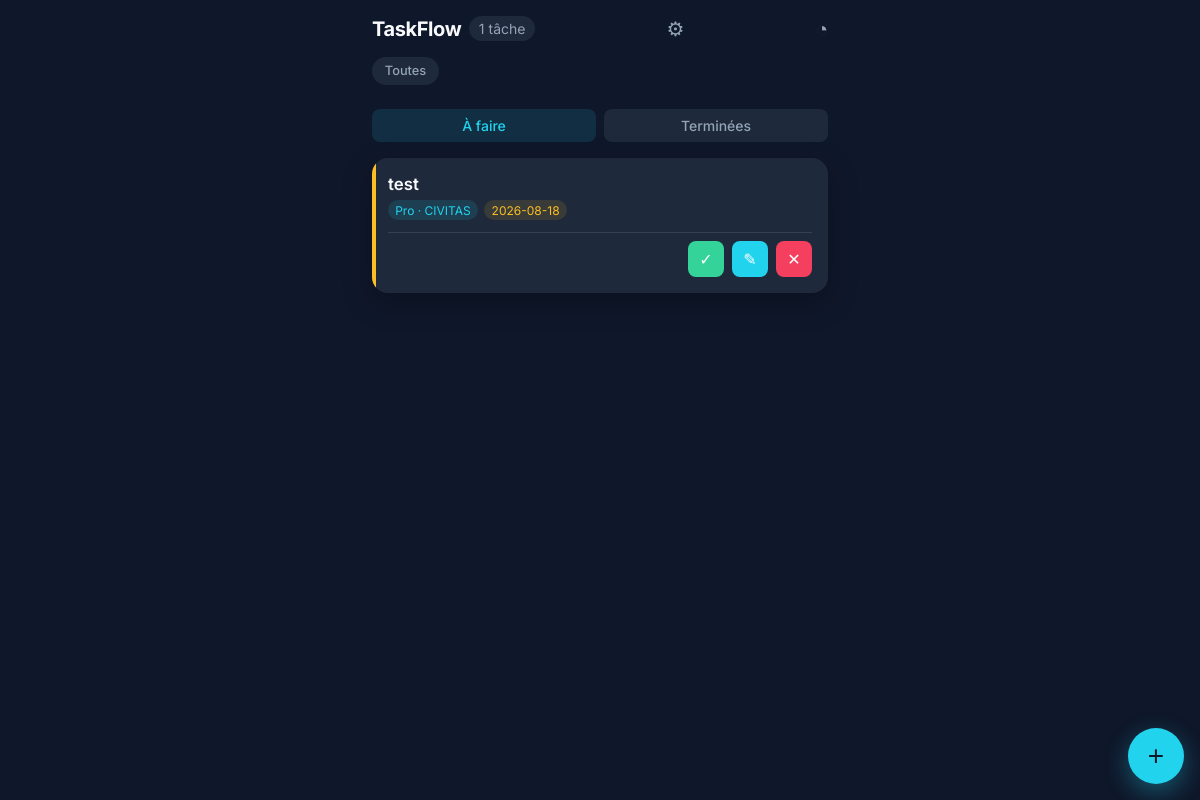
Page /?category=Pro on the earlier database version.
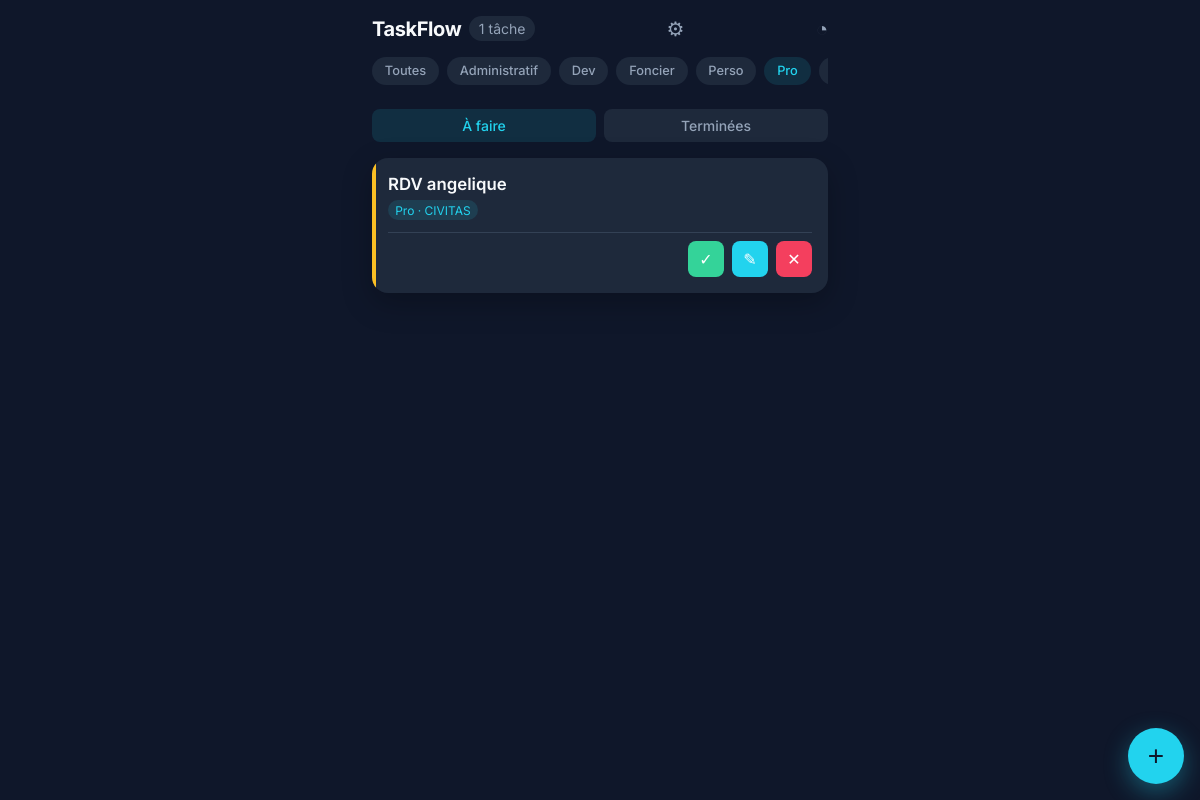
Same page on the later database version.
### tables this page shows
CREATE TABLE tasks (id INTEGER PRIMARY KEY AUTOINCREMENT, title TEXT NOT NULL, category TEXT NOT NULL, subcategory TEXT, priority INTEGER CHECK(priority BETWEEN 1 AND 3), due_at TEXT, done INTEGER DEFAULT 0, created_at TEXT DEFAULT CURRENT_TIMESTAMP, done_at TEXT);

### src/TaskRepository.php (called while the page is built, shortened)
<?php
final class TaskRepository
{
    private PDO $pdo;
    public function __construct(PDO $pdo)
    {
        $this->pdo = $pdo;
        $this->ensureSchema();
        $this->seedDefaults();
    }
    private function ensureSchema(): void
    {
        $this->pdo->exec('CREATE TABLE IF NOT EXISTS tasks (id INTEGER PRIMARY KEY AUTOINCREMENT, title TEXT NOT NULL, category TEXT NOT NULL, subcategory TEXT, priority INTEGER CHECK(priority BETWEEN 1 AND 3), due_at TEXT, done INTEGER DEFAULT 0, done_at TEXT, created_at TEXT DEFAULT CURRENT_TIMESTAMP)');
        $this->migrateCategoriesSchema();
        $this->pdo->exec('CREATE TABLE IF NOT EXISTS categories (name TEXT NOT NULL, subcategory TEXT NOT NULL DEFAULT \'\', PRIMARY KEY (name, subcategory))');
        $this->pdo->exec('CREATE TABLE IF NOT EXISTS task_dependencies (blocker_id INTEGER NOT NULL, blocked_id INTEGER NOT NULL, PRIMARY KEY (blocker_id, blocked_id), FOREIGN KEY (blocker_id) REFERENCES tasks(id) ON DELETE CASCADE, FOREIGN KEY (blocked_id) REFERENCES tasks(id) ON DELETE CASCADE)');
        try {
            $this->pdo->exec('ALTER TABLE tasks ADD COLUMN done_at TEXT');
        } catch (\PDOException $e) {
        }
    }
    private function migrateCategoriesSchema(): void
    {
        $info = $this->pdo->query("PRAGMA table_info('categories')")->fetchAll();
        $hasCompositePk = false;
        foreach ($info as $col) {
            if ($col['name'] === 'subcategory' && ($col['pk'] ?? 0) == 2) {
                $hasCompositePk = true;
                break;
            }
        }
        if ($hasCompositePk) {
            return;
        }
        $this->pdo->exec('ALTER TABLE categories RENAME TO categories_old');
        $this->pdo->exec('CREATE TABLE categories (name TEXT NOT NULL, subcategory TEXT NOT NULL DEFAULT \'\', PRIMARY KEY (name, subcategory))');
        $this->pdo->exec('DROP TABLE categories_old');
    }
    private function seedDefaults(): void
    {
        $default = [
            'Perso' => ['Courses', 'Santé', 'Famille'],
            'Pro' => ['Roland', 'CIVITAS', 'Appels'],
            'Dev' => ['TaskFlow', 'Matricothèque', 'LMLaP'],
            'Veille' => ['Météo', 'Veille-tech', 'Veille-concurrence'],
            'Foncier' => ['Carte', 'Dossiers', 'RDV'],
            'Projets' => ['Bougies', 'VINYLS', 'Fundisc'],
            'Administratif' => ['Impôt', 'Banque', 'Assurance'],
        ];
        $existing = $this->pdo->query('SELECT name, subcategory FROM categories')->fetchAll(PDO::FETCH_ASSOC);
        $map = [];
        foreach ($existing as $row) {
            $map[trim($row['name'])][] = $row['subcategory'];
        }
        foreach ($default as $cat => $subs) {
            foreach ($subs as $sub) {
                if (!isset($map[$cat]) || !in_array($sub, $map[$cat], true)) {
                    $this->insertCategory($cat, $sub);
                }
            }
        }
    }
    private function insertCategory(string $category, string $subcategory): void
    {
        $stmt = $this->pdo->prepare('INSERT OR IGNORE INTO categories (name, subcategory) VALUES (:name, :subcategory)');
        $stmt->execute([':name' => $category, ':subcategory' => $subcategory]);
    }
    public function categories(): array
    {
        $rows = $this->pdo->query('SELECT name, subcategory FROM categories ORDER BY name, subcategory')->fetchAll(PDO::FETCH_ASSOC);
        $out = [];
        foreach ($rows as $row) {
            $out[trim($row['name'])][] = $row['subcategory'];
        }
        return $out;
    }
    public function findIncomplete(?string $category = null): array
    {
        $sql = 'SELECT * FROM tasks WHERE done = 0';
        $params = [];
        if ($category) {
            $sql .= ' AND category = :category';
            $params[':category'] = $category;
        }
        $sql .= ' ORDER BY due_at IS NULL, (CASE WHEN due_at < DATE(\'now\') THEN 0 ELSE 1 END) ASC, due_at ASC, priority ASC';
        $stmt = $this->pdo->prepare($sql);
        $stmt->execute($params);
        return $stmt->fetchAll();
    }
    public function isOverdue(int $id): bool
    {
        $task = $this->find($id);
        if (!$task || empty($task['due_at']) || (int) $task['done'] === 1) {
            return false;
        }
        return $task['due_at'] < date('Y-m-d');
    }
    public function find(int $id): ?array
    {
        $stmt = $this->pdo->prepare('SELECT * FROM tasks WHERE id = :id');
        $stmt->execute([':id' => $id]);
        $row = $stmt->fetch();
        return $row ?: null;
    }
}

### public/index.php (the view, shortened to what the changed rows need)
<?php
$dbPath = __DIR__ . '/taskflow.db';
if (!file_exists($dbPath)) {
    $dbPath = __DIR__ . '/taskflow.sqlite';
    if (!file_exists($dbPath)) {
        $dbPath = __DIR__ . '/../data/taskflow.db';
    }
}
$pdo = Database::get($dbPath);
$repo = new TaskRepository($pdo);
$categories = $repo->categories();
$view = $_GET['view'] ?? 'todo';
if ($view !== 'done') {
    $view = 'todo';
}
$filter = $_GET['category'] ?? null;
$tasks = $view === 'todo' ? $repo->findIncomplete($filter) : $repo->findDone();
$blockersMap = [];
if ($view === 'todo') {
    $ids = array_column($tasks, 'id');
    foreach ($ids as $tid) {
        $blockersMap[(int) $tid] = $repo->blockersFor((int) $tid);
    }
}
?>
<!DOCTYPE html>
<html lang="fr">
<head>
  <link rel="stylesheet" href="style.css">
</head>
<body>
  <div class="container">
    <header>
      <h1>TaskFlow</h1>
    </header>
    <nav class="filters">
      <a href="." class="<?= $filter === null ? 'active' : '' ?>">Toutes</a>
      <?php foreach ($categories as $cat => $_): ?>
        <a href="?category=<?= urlencode($cat) ?><?= $view === 'done' ? '&view=done' : '' ?>" class="<?= $filter === $cat ? 'active' : '' ?>"><?= htmlspecialchars($cat) ?></a>
      <?php endforeach; ?>
    </nav>
    <div class="stack">
      <?php foreach ($tasks as $task): ?>
        <?php $blockers = $blockersMap[(int) $task['id']] ?? []; ?>
        <div class="task-stack">
        <article class="task-card priority-<?= (int) $task['priority'] ?> <?= $view === 'done' ? 'done' : '' ?> <?= !empty($blockers) ? 'blocked' : '' ?>">
          <div class="task-content">
            <h2><?= htmlspecialchars($task['title'], ENT_QUOTES, 'UTF-8') ?></h2>
            <div class="task-meta">
              <span class="chip"><?= htmlspecialchars($task['category']) ?><?= $task['subcategory'] ? ' · ' . htmlspecialchars($task['subcategory']) : '' ?></span>
              <?php if ($task['due_at']): ?><span class="chip due-chip"><?= htmlspecialchars($task['due_at']) ?></span><?php endif; ?>
              <?php if ($repo->isOverdue((int) $task['id'])): ?><span class="chip overdue-chip">En retard</span><?php endif; ?>
            </div>
          </div>
          <div class="task-actions">
            <?php if ($view === 'todo'): ?>
              <form method="post" class="action-form">
                <button type="submit" class="btn btn-success <?= !empty($blockers) ? 'btn-disabled' : '' ?>" title="Terminer" <?= !empty($blockers) ? 'disabled' : '' ?>>✓</button>
              </form>
              <a class="btn btn-primary" href="?action=edit&id=<?= (int) $task['id'] ?><?= $filter ? '&category=' . urlencode($filter) : '' ?>" title="Éditer">✎</a>
            <?php endif; ?>
            <form method="post" class="action-form" onsubmit="return confirm('Supprimer cette tâche ?');">
              <button type="submit" class="btn btn-danger" title="Supprimer">✕</button>
            </form>
          </div>
        </article>
        </div>
      <?php endforeach; ?>
    </div>
  </div>
</body>
</html>

Differences in the rows shown:
removed tasks: title "test", category "Pro", subcategory "CIVITAS", due_at "2026-08-18"
added tasks: title "RDV angelique", category "Pro", subcategory "CIVITAS"
Other differences:
new list line: "Administratif"
new list line: "Dev"
new list line: "Foncier"
new list line: "Perso"
new list line: "Pro"
